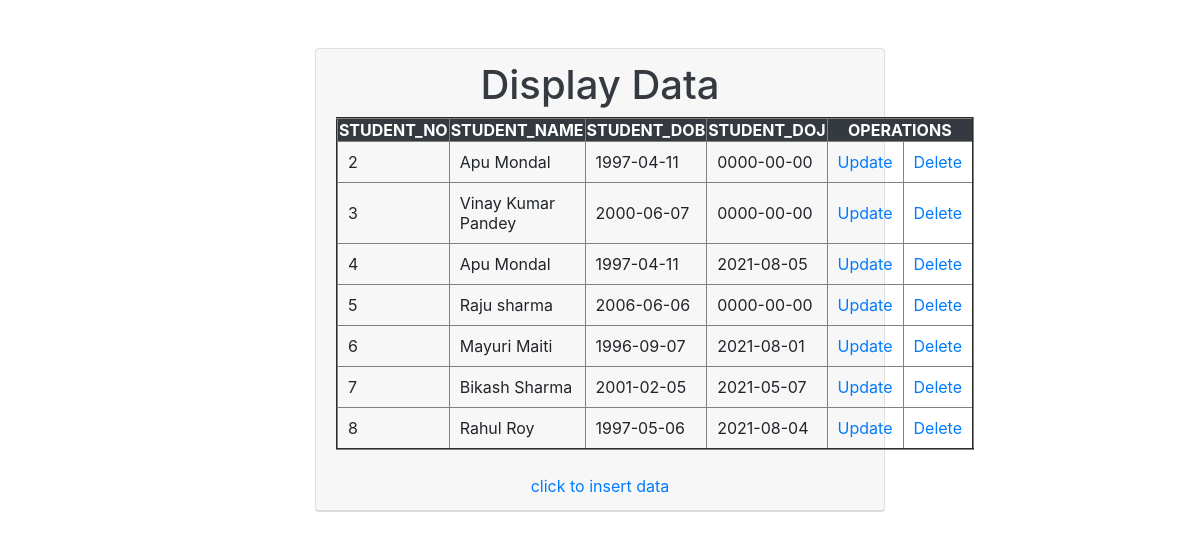
Screenshot of /display.php with the database file from the repository.
### tables this page shows
CREATE TABLE `student` (
  `STUDENT_NO` int(3) NOT NULL,
  `STUDENT_NAME` text NOT NULL,
  `STUDENT_DOB` date NOT NULL,
  `STUDENT_DOJ` date NOT NULL
);

### display.php (the view, shortened to what this page needs)
<?php
include("connection.php");
$query = "SELECT * FROM student";
$data = mysqli_query($con,$query);
?>
<!DOCTYPE html>
<html>
<head>
  <link rel="stylesheet" href="https://maxcdn.bootstrapcdn.com/bootstrap/4.5.2/css/bootstrap.min.css">
</head>
<body>
	<div class="col-lg-6 m-auto">
		<form method="POST">
			<br><br><div class="card">
				<div class="card-header ">
<h1 class="text-dark text-center"> Display Data </h1>
<center><table border="2">
	<tr class="text-white text-center bg-dark">
		<th>STUDENT_NO</th>
		<th>STUDENT_NAME</th>
		<th>STUDENT_DOB</th>
		<th>STUDENT_DOJ</th>
		<th colspan="2">OPERATIONS</th>
	</tr>
<?php
while($result = mysqli_fetch_assoc($data))
{
	echo "<tr>
		<td>".$result['STUDENT_NO']."</td>
		<td>".$result['STUDENT_NAME']."</td>
		<td>".$result['STUDENT_DOB']."</td>
		<td>".$result['STUDENT_DOJ']."</td>
		<td><a href='update.php?sno=$result[STUDENT_NO]&sn=$result[STUDENT_NAME]&dob=$result[STUDENT_DOB]&doj=$result[STUDENT_DOJ]'>Update</a></td>
		<td><a href='delete.php?sno=$result[STUDENT_NO] ' onclick='return checkdelete()'> Delete </a></td>
	</tr>";
}
?>
</table><br>
<a href='index.php'>click to insert data</a>
</body>
</html>

### display.php (style rules this page uses)
td { padding: 10px; }

### rows the page displays
student: STUDENT_NO "2", STUDENT_NAME "Apu Mondal", STUDENT_DOB "1997-04-11", STUDENT_DOJ "0000-00-00"
student: STUDENT_NO "3", STUDENT_NAME "Vinay Kumar Pandey", STUDENT_DOB "2000-06-07", STUDENT_DOJ "0000-00-00"
student: STUDENT_NO "4", STUDENT_NAME "Apu Mondal", STUDENT_DOB "1997-04-11", STUDENT_DOJ "2021-08-05"
student: STUDENT_NO "5", STUDENT_NAME "Raju sharma", STUDENT_DOB "2006-06-06", STUDENT_DOJ "0000-00-00"
student: STUDENT_NO "6", STUDENT_NAME "Mayuri Maiti", STUDENT_DOB "1996-09-07", STUDENT_DOJ "2021-08-01"
student: STUDENT_NO "7", STUDENT_NAME "Bikash Sharma", STUDENT_DOB "2001-02-05", STUDENT_DOJ "2021-05-07"
student: STUDENT_NO "8", STUDENT_NAME "Rahul Roy", STUDENT_DOB "1997-05-06", STUDENT_DOJ "2021-08-04"
